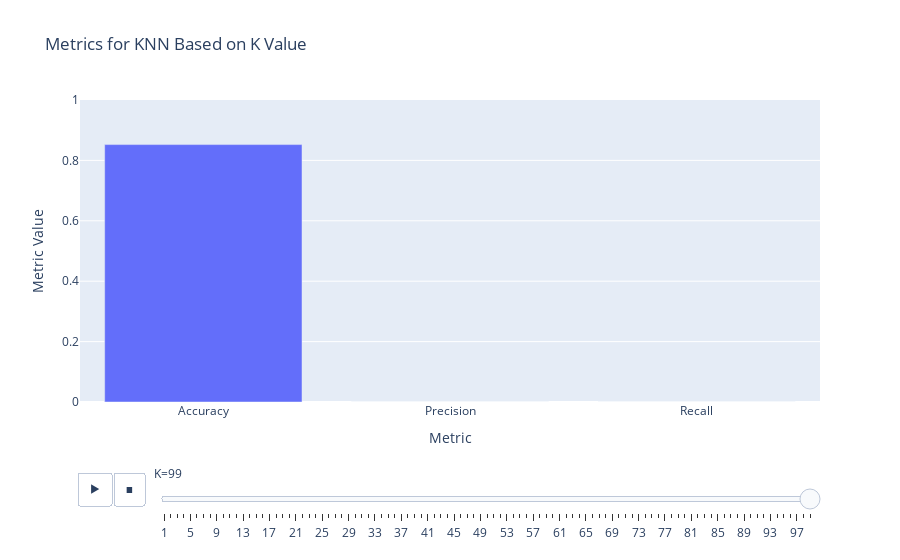

This figure's notebook cell:
### Code cell
# Let's use Plotly Express to create an interactive plot with a slider to select the value of K
import plotly.express as px
import pandas as pd

# Prepare the data for a long format to use with Plotly Express
df_long = pd.melt(metrics_df, id_vars=['K'], value_vars=['Accuracy', 'Precision', 'Recall'], 
                  var_name='Metric', value_name='Value')

# Create the interactive bar plot with Plotly Express and add a slider for K values
fig = px.bar(df_long, x='Metric', y='Value', animation_frame='K',
             title='Metrics for KNN Based on K Value', 
             labels={'Value': 'Metric Value', 'Metric': 'Metric'},height=800,
             range_y=[0, 1])

# Display the plot
fig.show()

### Figure 1 — Plotly figure (JSON) as saved in the notebook; plotly's stock layout.template omitted (floating-point values rounded to 4 significant figures)
{"data": [{"alignmentgroup": "True", "hovertemplate": "K=99<br>Metric=%{x}<br>Metric Value=%{y}<extra></extra>", "legendgroup": "", "marker": {"color": "#636efa", "pattern": {"shape": ""}}, "name": "", "offsetgroup": "", "orientation": "v", "showlegend": false, "textposition": "auto", "type": "bar", "x": ["Accuracy", "Precision", "Recall"], "xaxis": "x", "y": [0.8523, 0, 0], "yaxis": "y"}], "layout": {"autosize": true, "barmode": "relative", "legend": {"tracegroupgap": 0}, "sliders": [{"active": 98, "currentvalue": {"prefix": "K="}, "len": 0.9, "pad": {"b": 10, "t": 60}, "steps": [{"args": [["1"], {"frame": {"duration": 0, "redraw": true}, "fromcurrent": true, "mode": "immediate", "transition": {"duration": 0, "easing": "linear"}}], "label": "1", "method": "animate"}, {"args": [["2"], {"frame": {"duration": 0, "redraw": true}, "fromcurrent": true, "mode": "immediate", "transition": {"duration": 0, "easing": "linear"}}], "label": "2", "method": "animate"}, {"args": [["3"], {"frame": {"duration": 0, "redraw": true}, "fromcurrent": true, "mode": "immediate", "transition": {"duration": 0, "easing": "linear"}}], "label": "3", "method": "animate"}, {"args": [["4"], {"frame": {"duration": 0, "redraw": true}, "fromcurrent": true, "mode": "immediate", "transition": {"duration": 0, "easing": "linear"}}], "label": "4", "method": "animate"}, {"args": [["5"], {"frame": {"duration": 0, "redraw": true}, "fromcurrent": true, "mode": "immediate", "transition": {"duration": 0, "easing": "linear"}}], "label": "5", "method": "animate"}, {"args": [["6"], {"frame": {"duration": 0, "redraw": true}, "fromcurrent": true, "mode": "immediate", "transition": {"duration": 0, "easing": "linear"}}], "label": "6", "method": "animate"}, {"args": [["7"], {"frame": {"duration": 0, "redraw": true}, "fromcurrent": true, "mode": "immediate", "transition": {"duration": 0, "easing": "linear"}}], "label": "7", "method": "animate"}, {"args": [["8"], {"frame": {"duration": 0, "redraw": true}, "fromcurrent": true, "mode": "immediate", "transition": {"duration": 0, "easing": "linear"}}], "label": "8", "method": "animate"}, {"args": [["9"], {"frame": {"duration": 0, "redraw": true}, "fromcurrent": true, "mode": "immediate", "transition": {"duration": 0, "easing": "linear"}}], "label": "9", "method": "animate"}, {"args": [["10"], {"frame": {"duration": 0, "redraw": true}, "fromcurrent": true, "mode": "immediate", "transition": {"duration": 0, "easing": "linear"}}], "label": "10", "method": "animate"}, {"args": [["11"], {"frame": {"duration": 0, "redraw": true}, "fromcurrent": true, "mode": "immediate", "transition": {"duration": 0, "easing": "linear"}}], "label": "11", "method": "animate"}, {"args": [["12"], {"frame": {"duration": 0, "redraw": true}, "fromcurrent": true, "mode": "immediate", "transition": {"duration": 0, "easing": "linear"}}], "label": "12", "method": "animate"}, {"args": [["13"], {"frame": {"duration": 0, "redraw": true}, "fromcurrent": true, "mode": "immediate", "transition": {"duration": 0, "easing": "linear"}}], "label": "13", "method": "animate"}, {"args": [["14"], {"frame": {"duration": 0, "redraw": true}, "fromcurrent": true, "mode": "immediate", "transition": {"duration": 0, "easing": "linear"}}], "label": "14", "method": "animate"}, {"args": [["15"], {"frame": {"duration": 0, "redraw": true}, "fromcurrent": true, "mode": "immediate", "transition": {"duration": 0, "easing": "linear"}}], "label": "15", "method": "animate"}, {"args": [["16"], {"frame": {"duration": 0, "redraw": true}, "fromcurrent": true, "mode": "immediate", "transition": {"duration": 0, "easing": "linear"}}], "label": "16", "method": "animate"}, {"args": [["17"], {"frame": {"duration": 0, "redraw": true}, "fromcurrent": true, "mode": "immediate", "transition": {"duration": 0, "easing": "linear"}}], "label": "17", "method": "animate"}, {"args": [["18"], {"frame": {"duration": 0, "redraw": true}, "fromcurrent": true, "mode": "immediate", "transition": {"duration": 0, "easing": "linear"}}], "label": "18", "method": "animate"}, {"args": [["19"], {"frame": {"duration": 0, "redraw": true}, "fromcurrent": true, "mode": "immediate", "transition": {"duration": 0, "easing": "linear"}}], "label": "19", "method": "animate"}, {"args": [["20"], {"frame": {"duration": 0, "redraw": true}, "fromcurrent": true, "mode": "immediate", "transition": {"duration": 0, "easing": "linear"}}], "label": "20", "method": "animate"}, {"args": [["21"], {"frame": {"duration": 0, "redraw": true}, "fromcurrent": true, "mode": "immediate", "transition": {"duration": 0, "easing": "linear"}}], "label": "21", "method": "animate"}, {"args": [["22"], {"frame": {"duration": 0, "redraw": true}, "fromcurrent": true, "mode": "immediate", "transition": {"duration": 0, "easing": "linear"}}], "label": "22", "method": "animate"}, {"args": [["23"], {"frame": {"duration": 0, "redraw": true}, "fromcurrent": true, "mode": "immediate", "transition": {"duration": 0, "easing": "linear"}}], "label": "23", "method": "animate"}, {"args": [["24"], {"frame": {"duration": 0, "redraw": true}, "fromcurrent": true, "mode": "immediate", "transition": {"duration": 0, "easing": "linear"}}], "label": "24", "method": "animate"}, {"args": [["25"], {"frame": {"duration": 0, "redraw": true}, "fromcurrent": true, "mode": "immediate", "transition": {"duration": 0, "easing": "linear"}}], "label": "25", "method": "animate"}, {"args": [["26"], {"frame": {"duration": 0, "redraw": true}, "fromcurrent": true, "mode": "immediate", "transition": {"duration": 0, "easing": "linear"}}], "label": "26", "method": "animate"}, {"args": [["27"], {"frame": {"duration": 0, "redraw": true}, "fromcurrent": true, "mode": "immediate", "transition": {"duration": 0, "easing": "linear"}}], "label": "27", "method": "animate"}, {"args": [["28"], {"frame": {"duration": 0, "redraw": true}, "fromcurrent": true, "mode": "immediate", "transition": {"duration": 0, "easing": "linear"}}], "label": "28", "method": "animate"}, {"args": [["29"], {"frame": {"duration": 0, "redraw": true}, "fromcurrent": true, "mode": "immediate", "transition": {"duration": 0, "easing": "linear"}}], "label": "29", "method": "animate"}, {"args": [["30"], {"frame": {"duration": 0, "redraw": true}, "fromcurrent": true, "mode": "immediate", "transition": {"duration": 0, "easing": "linear"}}], "label": "30", "method": "animate"}, {"args": [["31"], {"frame": {"duration": 0, "redraw": true}, "fromcurrent": true, "mode": "immediate", "transition": {"duration": 0, "easing": "linear"}}], "label": "31", "method": "animate"}, {"args": [["32"], {"frame": {"duration": 0, "redraw": true}, "fromcurrent": true, "mode": "immediate", "transition": {"duration": 0, "easing": "linear"}}], "label": "32", "method": "animate"}, {"args": [["33"], {"frame": {"duration": 0, "redraw": true}, "fromcurrent": true, "mode": "immediate", "transition": {"duration": 0, "easing": "linear"}}], "label": "33", "method": "animate"}, {"args": [["34"], {"frame": {"duration": 0, "redraw": true}, "fromcurrent": true, "mode": "immediate", "transition": {"duration": 0, "easing": "linear"}}], "label": "34", "method": "animate"}, {"args": [["35"], {"frame": {"duration": 0, "redraw": true}, "fromcurrent": true, "mode": "immediate", "transition": {"duration": 0, "easing": "linear"}}], "label": "35", "method": "animate"}, {"args": [["36"], {"frame": {"duration": 0, "redraw": true}, "fromcurrent": true, "mode": "immediate", "transition": {"duration": 0, "easing": "linear"}}], "label": "36", "method": "animate"}, {"args": [["37"], {"frame": {"duration": 0, "redraw": true}, "fromcurrent": true, "mode": "immediate", "transition": {"duration": 0, "easing": "linear"}}], "label": "37", "method": "animate"}, {"args": [["38"], {"frame": {"duration": 0, "redraw": true}, "fromcurrent": true, "mode": "immediate", "transition": {"duration": 0, "easing": "linear"}}], "label": "38", "method": "animate"}, {"args": [["39"], {"frame": {"duration": 0, "redraw": true}, "fromcurrent": true, "mode": "immediate", "transition": {"duration": 0, "easing": "linear"}}], "label": "39", "method": "animate"}, {"args": [["40"], {"frame": {"duration": 0, "redraw": true}, "fromcurrent": true, "mode": "immediate", "transition": {"duration": 0, "easing": "linear"}}], "label": "40", "method": "animate"}, {"args": [["41"], {"frame": {"duration": 0, "redraw": true}, "fromcurrent": true, "mode": "immediate", "transition": {"duration": 0, "easing": "linear"}}], "label": "41", "method": "animate"}, {"args": [["42"], {"frame": {"duration": 0, "redraw": true}, "fromcurrent": true, "mode": "immediate", "transition": {"duration": 0, "easing": "linear"}}], "label": "42", "method": "animate"}, {"args": [["43"], {"frame": {"duration": 0, "redraw": true}, "fromcurrent": true, "mode": "immediate", "transition": {"duration": 0, "easing": "linear"}}], "label": "43", "method": "animate"}, {"args": [["44"], {"frame": {"duration": 0, "redraw": true}, "fromcurrent": true, "mode": "immediate", "transition": {"duration": 0, "easing": "linear"}}], "label": "44", "method": "animate"}, {"args": [["45"], {"frame": {"duration": 0, "redraw": true}, "fromcurrent": true, "mode": "immediate", "transition": {"duration": 0, "easing": "linear"}}], "label": "45", "method": "animate"}, {"args": [["46"], {"frame": {"duration": 0, "redraw": true}, "fromcurrent": true, "mode": "immediate", "transition": {"duration": 0, "easing": "linear"}}], "label": "46", "method": "animate"}, {"args": [["47"], {"frame": {"duration": 0, "redraw": true}, "fromcurrent": true, "mode": "immediate", "transition": {"duration": 0, "easing": "linear"}}], "label": "47", "method": "animate"}, {"args": [["48"], {"frame": {"duration": 0, "redraw": true}, "fromcurrent": true, "mode": "immediate", "transition": {"duration": 0, "easing": "linear"}}], "label": "48", "method": "animate"}, {"args": [["49"], {"frame": {"duration": 0, "redraw": true}, "fromcurrent": true, "mode": "immediate", "transition": {"duration": 0, "easing": "linear"}}], "label": "49", "method": "animate"}, {"args": [["50"], {"frame": {"duration": 0, "redraw": true}, "fromcurrent": true, "mode": "immediate", "transition": {"duration": 0, "easing": "linear"}}], "label": "50", "method": "animate"}, {"args": [["51"], {"frame": {"duration": 0, "redraw": true}, "fromcurrent": true, "mode": "immediate", "transition": {"duration": 0, "easing": "linear"}}], "label": "51", "method": "animate"}, {"args": [["52"], {"frame": {"duration": 0, "redraw": true}, "fromcurrent": true, "mode": "immediate", "transition": {"duration": 0, "easing": "linear"}}], "label": "52", "method": "animate"}, {"args": [["53"], {"frame": {"duration": 0, "redraw": true}, "fromcurrent": true, "mode": "immediate", "transition": {"duration": 0, "easing": "linear"}}], "label": "53", "method": "animate"}, {"args": [["54"], {"frame": {"duration": 0, "redraw": true}, "fromcurrent": true, "mode": "immediate", "transition": {"duration": 0, "easing": "linear"}}], "label": "54", "method": "animate"}, {"args": [["55"], {"frame": {"duration": 0, "redraw": true}, "fromcurrent": true, "mode": "immediate", "transition": {"duration": 0, "easing": "linear"}}], "label": "55", "method": "animate"}, {"args": [["56"], {"frame": {"duration": 0, "redraw": true}, "fromcurrent": true, "mode": "immediate", "transition": {"duration": 0, "easing": "linear"}}], "label": "56", "method": "animate"}, {"args": [["57"], {"frame": {"duration": 0, "redraw": true}, "fromcurrent": true, "mode": "immediate", "transition": {"duration": 0, "easing": "linear"}}], "label": "57", "method": "animate"}, {"args": [["58"], {"frame": {"duration": 0, "redraw": true}, "fromcurrent": true, "mode": "immediate", "transition": {"duration": 0, "easing": "linear"}}], "label": "58", "method": "animate"}, {"args": [["59"], {"frame": {"duration": 0, "redraw": true}, "fromcurrent": true, "mode": "immediate", "transition": {"duration": 0, "easing": "linear"}}], "label": "59", "method": "animate"}, {"args": [["60"], {"frame": {"duration": 0, "redraw": true}, "fromcurrent": true, "mode": "immediate", "transition": {"duration": 0, "easing": "linear"}}], "label": "60", "method": "animate"}, {"args": [["61"], {"frame": {"duration": 0, "redraw": true}, "fromcurrent": true, "mode": "immediate", "transition": {"duration": 0, "easing": "linear"}}], "label": "61", "method": "animate"}, {"args": [["62"], {"frame": {"duration": 0, "redraw": true}, "fromcurrent": true, "mode": "immediate", "transition": {"duration": 0, "easing": "linear"}}], "label": "62", "method": "animate"}, {"args": [["63"], {"frame": {"duration": 0, "redraw": true}, "fromcurrent": true, "mode": "immediate", "transition": {"duration": 0, "easing": "linear"}}], "label": "63", "method": "animate"}, {"args": [["64"], {"frame": {"duration": 0, "redraw": true}, "fromcurrent": true, "mode": "immediate", "transition": {"duration": 0, "easing": "linear"}}], "label": "64", "method": "animate"}, {"args": [["65"], {"frame": {"duration": 0, "redraw": true}, "fromcurrent": true, "mode": "immediate", "transition": {"duration": 0, "easing": "linear"}}], "label": "65", "method": "animate"}, {"args": [["66"], {"frame": {"duration": 0, "redraw": true}, "fromcurrent": true, "mode": "immediate", "transition": {"duration": 0, "easing": "linear"}}], "label": "66", "method": "animate"}, {"args": [["67"], {"frame": {"duration": 0, "redraw": true}, "fromcurrent": true, "mode": "immediate", "transition": {"duration": 0, "easing": "linear"}}], "label": "67", "method": "animate"}, {"args": [["68"], {"frame": {"duration": 0, "redraw": true}, "fromcurrent": true, "mode": "immediate", "transition": {"duration": 0, "easing": "linear"}}], "label": "68", "method": "animate"}, {"args": [["69"], {"frame": {"duration": 0, "redraw": true}, "fromcurrent": true, "mode": "immediate", "transition": {"duration": 0, "easing": "linear"}}], "label": "69", "method": "animate"}, {"args": [["70"], {"frame": {"duration": 0, "redraw": true}, "fromcurrent": true, "mode": "immediate", "transition": {"duration": 0, "easing": "linear"}}], "label": "70", "method": "animate"}, {"args": [["71"], {"frame": {"duration": 0, "redraw": true}, "fromcurrent": true, "mode": "immediate", "transition": {"duration": 0, "easing": "linear"}}], "label": "71", "method": "animate"}, {"args": [["72"], {"frame": {"duration": 0, "redraw": true}, "fromcurrent": true, "mode": "immediate", "transition": {"duration": 0, "easing": "linear"}}], "label": "72", "method": "animate"}, {"args": [["73"], {"frame": {"duration": 0, "redraw": true}, "fromcurrent": true, "mode": "immediate", "transition": {"duration": 0, "easing": "linear"}}], "label": "73", "method": "animate"}, {"args": [["74"], {"frame": {"duration": 0, "redraw": true}, "fromcurrent": true, "mode": "immediate", "transition": {"duration": 0, "easing": "linear"}}], "label": "74", "method": "animate"}, {"args": [["75"], {"frame": {"duration": 0, "redraw": true}, "fromcurrent": true, "mode": "immediate", "transition": {"duration": 0, "easing": "linear"}}], "label": "75", "method": "animate"}, {"args": [["76"], {"frame": {"duration": 0, "redraw": true}, "fromcurrent": true, "mode": "immediate", "transition": {"duration": 0, "easing": "linear"}}], "label": "76", "method": "animate"}, {"args": [["77"], {"frame": {"duration": 0, "redraw": true}, "fromcurrent": true, "mode": "immediate", "transition": {"duration": 0, "easing": "linear"}}], "label": "77", "method": "animate"}, {"args": [["78"], {"frame": {"duration": 0, "redraw": true}, "fromcurrent": true, "mode": "immediate", "transition": {"duration": 0, "easing": "linear"}}], "label": "78", "method": "animate"}, {"args": [["79"], {"frame": {"duration": 0, "redraw": true}, "fromcurrent": true, "mode": "immediate", "transition": {"duration": 0, "easing": "linear"}}], "label": "79", "method": "animate"}, {"args": [["80"], {"frame": {"duration": 0, "redraw": true}, "fromcurrent": true, "mode": "immediate", "transition": {"duration": 0, "easing": "linear"}}], "label": "80", "method": "animate"}, {"args": [["81"], {"frame": {"duration": 0, "redraw": true}, "fromcurrent": true, "mode": "immediate", "transition": {"duration": 0, "easing": "linear"}}], "label": "81", "method": "animate"}, {"args": [["82"], {"frame": {"duration": 0, "redraw": true}, "fromcurrent": true, "mode": "immediate", "transition": {"duration": 0, "easing": "linear"}}], "label": "82", "method": "animate"}, {"args": [["83"], {"frame": {"duration": 0, "redraw": true}, "fromcurrent": true, "mode": "immediate", "transition": {"duration": 0, "easing": "linear"}}], "label": "83", "method": "animate"}, {"args": [["84"], {"frame": {"duration": 0, "redraw": true}, "fromcurrent": true, "mode": "immediate", "transition": {"duration": 0, "easing": "linear"}}], "label": "84", "method": "animate"}, {"args": [["85"], {"frame": {"duration": 0, "redraw": true}, "fromcurrent": true, "mode": "immediate", "transition": {"duration": 0, "easing": "linear"}}], "label": "85", "method": "animate"}, {"args": [["86"], {"frame": {"duration": 0, "redraw": true}, "fromcurrent": true, "mode": "immediate", "transition": {"duration": 0, "easing": "linear"}}], "label": "86", "method": "animate"}, {"args": [["87"], {"frame": {"duration": 0, "redraw": true}, "fromcurrent": true, "mode": "immediate", "transition": {"duration": 0, "easing": "linear"}}], "label": "87", "method": "animate"}, {"args": [["88"], {"frame": {"duration": 0, "redraw": true}, "fromcurrent": true, "mode": "immediate", "transition": {"duration": 0, "easing": "linear"}}], "label": "88", "method": "animate"}, {"args": [["89"], {"frame": {"duration": 0, "redraw": true}, "fromcurrent": true, "mode": "immediate", "transition": {"duration": 0, "easing": "linear"}}], "label": "89", "method": "animate"}, {"args": [["90"], {"frame": {"duration": 0, "redraw": true}, "fromcurrent": true, "mode": "immediate", "transition": {"duration": 0, "easing": "linear"}}], "label": "90", "method": "animate"}, {"args": [["91"], {"frame": {"duration": 0, "redraw": true}, "fromcurrent": true, "mode": "immediate", "transition": {"duration": 0, "easing": "linear"}}], "label": "91", "method": "animate"}, {"args": [["92"], {"frame": {"duration": 0, "redraw": true}, "fromcurrent": true, "mode": "immediate", "transition": {"duration": 0, "easing": "linear"}}], "label": "92", "method": "animate"}, {"args": [["93"], {"frame": {"duration": 0, "redraw": true}, "fromcurrent": true, "mode": "immediate", "transition": {"duration": 0, "easing": "linear"}}], "label": "93", "method": "animate"}, {"args": [["94"], {"frame": {"duration": 0, "redraw": true}, "fromcurrent": true, "mode": "immediate", "transition": {"duration": 0, "easing": "linear"}}], "label": "94", "method": "animate"}, {"args": [["95"], {"frame": {"duration": 0, "redraw": true}, "fromcurrent": true, "mode": "immediate", "transition": {"duration": 0, "easing": "linear"}}], "label": "95", "method": "animate"}, {"args": [["96"], {"frame": {"duration": 0, "redraw": true}, "fromcurrent": true, "mode": "immediate", "transition": {"duration": 0, "easing": "linear"}}], "label": "96", "method": "animate"}, {"args": [["97"], {"frame": {"duration": 0, "redraw": true}, "fromcurrent": true, "mode": "immediate", "transition": {"duration": 0, "easing": "linear"}}], "label": "97", "method": "animate"}, {"args": [["98"], {"frame": {"duration": 0, "redraw": true}, "fromcurrent": true, "mode": "immediate", "transition": {"duration": 0, "easing": "linear"}}], "label": "98", "method": "animate"}, {"args": [["99"], {"frame": {"duration": 0, "redraw": true}, "fromcurrent": true, "mode": "immediate", "transition": {"duration": 0, "easing": "linear"}}], "label": "99", "method": "animate"}], "x": 0.1, "xanchor": "left", "y": 0, "yanchor": "top"}], "title": {"text": "Metrics for KNN Based on K Value"}, "updatemenus": [{"active": 0, "buttons": [{"args": [null, {"frame": {"duration": 500, "redraw": true}, "fromcurrent": true, "mode": "immediate", "transition": {"duration": 500, "easing": "linear"}}], "label": "&#9654;", "method": "animate"}, {"args": [[null], {"frame": {"duration": 0, "redraw": true}, "fromcurrent": true, "mode": "immediate", "transition": {"duration": 0, "easing": "linear"}}], "label": "&#9724;", "method": "animate"}], "direction": "left", "pad": {"r": 10, "t": 70}, "showactive": false, "type": "buttons", "x": 0.1, "xanchor": "right", "y": 0, "yanchor": "top"}], "xaxis": {"anchor": "y", "autorange": true, "domain": [0, 1], "range": [-0.5, 2.5], "title": {"text": "Metric"}, "type": "category"}, "yaxis": {"anchor": "x", "domain": [0, 1], "range": [0, 1], "title": {"text": "Metric Value"}, "type": "linear"}}}
